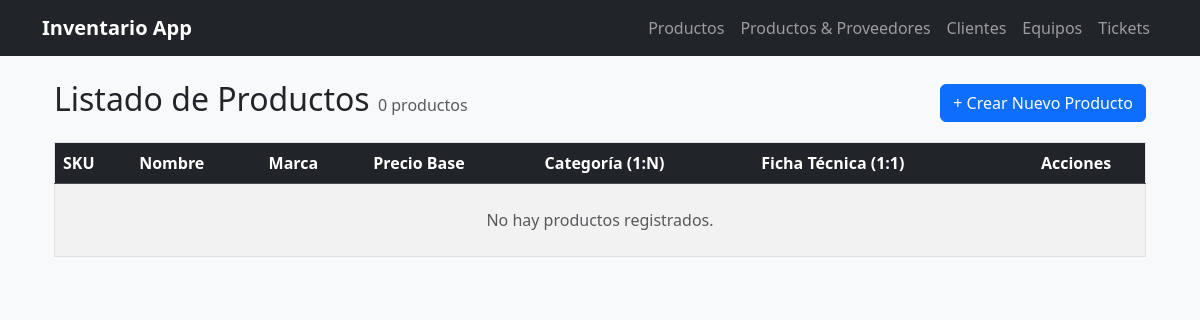
Before: / with the older database file.
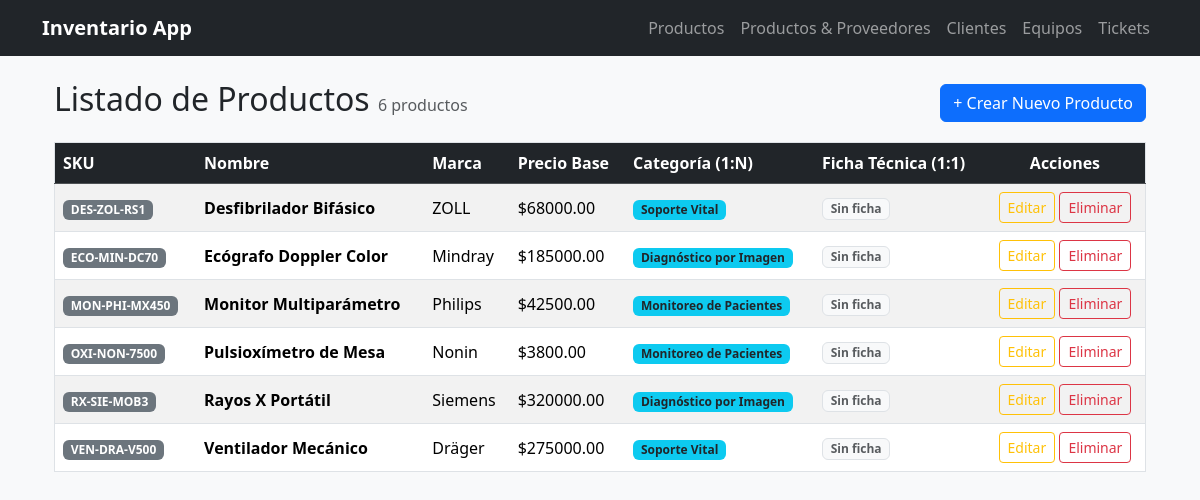
After: the same page with the newer database file.
### inventario/models.py (models this page shows, shortened)
class Producto(models.Model):
    codigo_sku = models.CharField(max_length=50, unique=True)
    nombre = models.CharField(max_length=100)
    marca = models.CharField(max_length=50)
    modelo = models.CharField(max_length=50)
    precio_base = models.DecimalField(max_digits=10, decimal_places=2)
    meses_garantia = models.IntegerField()
    categoria = models.ForeignKey(
        Categoria,
        on_delete=models.PROTECT,
        related_name='productos',
        null=True,
        blank=True
    )
    proveedores = models.ManyToManyField(
        Proveedor,
        through='Suministro',
        related_name='productos',
        blank=True
    )

class Categoria(models.Model):
    nombre = models.CharField(max_length=100, unique=True)
    descripcion = models.TextField(blank=True, null=True)
    class Meta:
        verbose_name = "Categoria"
        verbose_name_plural = "Categorias"

### inventario/views.py (the view)
# urls.py: path('', views.lista_productos, name='lista_productos'),
def lista_productos(request):
    productos = Producto.objects.select_related('categoria', 'ficha_tecnica').all().order_by('nombre')
    return render(request, 'inventario/lista_productos.html', {'productos': productos})

### inventario/templates/inventario/lista_productos.html (shortened to what this page needs)
{% extends "inventario/base.html" %}
{% block content %}
<div class="container mt-4">
    <div class="d-flex justify-content-between align-items-center mb-3">
        <h2>
            Listado de Productos
            <small class="text-muted fs-6">
                {{ productos|length }} producto{{ productos|length|pluralize }}
            </small>
        </h2>
        <a href="{% url 'crear_producto' %}" class="btn btn-primary">+ Crear Nuevo Producto</a>
    </div>
    <div class="table-responsive">
        <table class="table table-striped table-hover border align-middle">
            <thead class="table-dark">
                <tr>
                    <th>SKU</th>
                    <th>Nombre</th>
                    <th>Marca</th>
                    <th>Precio Base</th>
                    <th>Categoría (1:N)</th>
                    <th>Ficha Técnica (1:1)</th>
                    <th class="text-center">Acciones</th>
                </tr>
            </thead>
            <tbody>
                {% for producto in productos %}
                <tr>
                    <td><span class="badge bg-secondary">{{ producto.codigo_sku|upper }}</span></td>
                    <td class="fw-bold">{{ producto.nombre }}</td>
                    <td>{{ producto.marca }}</td>
                    <td>${{ producto.precio_base|floatformat:2 }}</td>
                    <td>
                        {% if producto.categoria %}
                            <a href="{% url 'detalle_categoria' producto.categoria.pk %}" class="badge bg-info text-dark text-decoration-none">{{ producto.categoria.nombre }}</a>
                        {% else %}
                            <span class="text-muted">Sin categoría</span>
                        {% endif %}
                    </td>
                    <td>
                        {% if producto.ficha_tecnica %}
                            <small>{{ producto.ficha_tecnica.especificaciones|truncatechars:45 }}</small>
                        {% else %}
                            <span class="badge bg-light text-muted border">Sin ficha</span>
                        {% endif %}
                    </td>
                    <td class="text-center">
                        {% url 'editar_producto' producto.pk as url_editar %}
                        {% url 'eliminar_producto' producto.pk as url_eliminar %}
                        {% include "inventario/partials/_acciones.html" %}
                    </td>
                </tr>
                {% empty %}
                <tr>
                    <td colspan="7" class="text-center text-muted py-4">No hay productos registrados.</td>
                </tr>
                {% endfor %}
            </tbody>
        </table>
    </div>
</div>
{% endblock %}

### inventario/templates/inventario/base.html (shortened to what this page needs)
<!DOCTYPE html>
<html lang="es">
<head>
    <link href="https://cdn.jsdelivr.net/npm/bootstrap@5.3.3/dist/css/bootstrap.min.css" rel="stylesheet">
</head>
<body class="bg-light">
    <nav class="navbar navbar-expand-lg navbar-dark bg-dark mb-4">
        <div class="container">
            <a class="navbar-brand fw-bold" href="{% url 'lista_productos' %}">Inventario App</a>
            <div class="collapse navbar-collapse" id="navbarNav">
                <ul class="navbar-nav ms-auto">
                    <li class="nav-item">
                        <a class="nav-link" href="{% url 'lista_productos' %}">Productos</a>
                    </li>
                    <li class="nav-item">
                        <a class="nav-link" href="{% url 'productos_proveedores' %}">Productos & Proveedores</a>
                    </li>
                    <li class="nav-item">
                        <a class="nav-link" href="{% url 'lista_clientes' %}">Clientes</a>
                    </li>
                    <li class="nav-item">
                        <a class="nav-link" href="{% url 'lista_equipos' %}">Equipos</a>
                    </li>
                    <li class="nav-item">
                        <a class="nav-link" href="{% url 'lista_tickets' %}">Tickets</a>
                    </li>
                </ul>
            </div>
        </div>
    </nav>
    <main class="container pb-5">
        {% block content %}
        {% endblock %}
    </main>
</body>
</html>

### inventario/templates/inventario/partials/_acciones.html
<a href="{{ url_editar }}" class="btn btn-sm btn-outline-warning">Editar</a>
<a href="{{ url_eliminar }}" class="btn btn-sm btn-outline-danger">Eliminar</a>

Changed rows visible on the page:
added Producto: codigo_sku "DES-ZOL-RS1", nombre "Desfibrilador Bifásico", marca "ZOLL", precio_base "68000.00", categoria.nombre "Soporte Vital"
added Producto: codigo_sku "ECO-MIN-DC70", nombre "Ecógrafo Doppler Color", marca "Mindray", precio_base "185000.00", categoria.nombre "Diagnóstico por Imagen"
added Producto: codigo_sku "MON-PHI-MX450", nombre "Monitor Multiparámetro", marca "Philips", precio_base "42500.00", categoria.nombre "Monitoreo de Pacientes"
added Producto: codigo_sku "OXI-NON-7500", nombre "Pulsioxímetro de Mesa", marca "Nonin", precio_base "3800.00", categoria.nombre "Monitoreo de Pacientes"
added Producto: codigo_sku "RX-SIE-MOB3", nombre "Rayos X Portátil", marca "Siemens", precio_base "320000.00", categoria.nombre "Diagnóstico por Imagen"
added Producto: codigo_sku "VEN-DRA-V500", nombre "Ventilador Mecánico", marca "Dräger", precio_base "275000.00", categoria.nombre "Soporte Vital"
Other visible differences:
{{ productos|length }}: "0" → "6"
text no longer shown: "No hay productos registrados."
